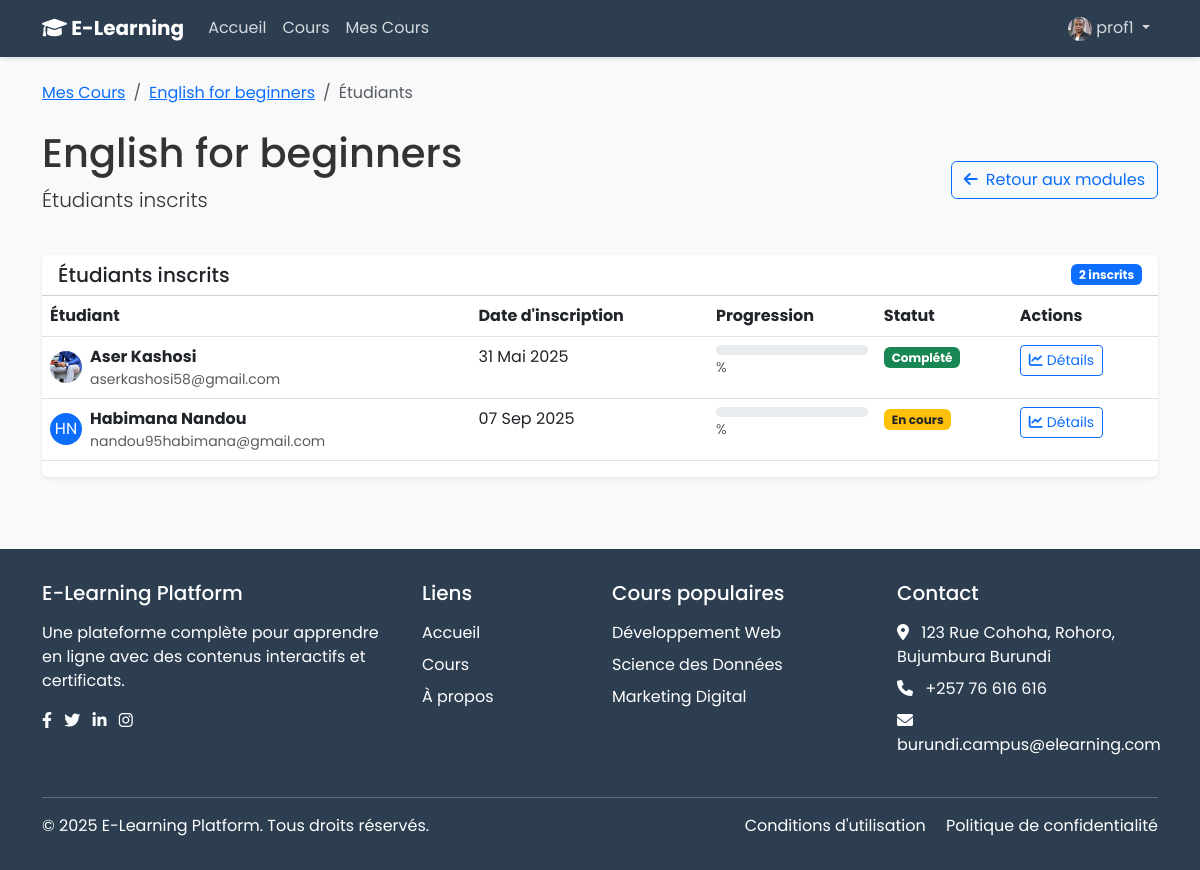
Screenshot of /courses/instructor/course/english-for-beginners/students/ (signed in) with the database file from the repository.
### accounts/models.py (models this page shows, shortened)
class User(AbstractUser):
    is_student = models.BooleanField(default=False)
    is_instructor = models.BooleanField(default=False)
    bio = models.TextField(blank=True)
    profile_picture = models.ImageField(upload_to='profile_pics/', blank=True, null=True)

### courses/models.py (models this page shows, shortened)
class Course(models.Model):
    STATUS_CHOICES = (
        ('draft', 'Brouillon'),
        ('published', 'Publié'),
        ('archived', 'Archivé'),
    )
    LEVEL_CHOICES = (
        ('beginner', 'Débutant'),
        ('intermediate', 'Intermédiaire'),
        ('advanced', 'Avancé'),
    )
    title = models.CharField(max_length=200)
    slug = models.SlugField(max_length=200, unique=True)
    overview = models.TextField()
    created = models.DateTimeField(auto_now_add=True)
    updated = models.DateTimeField(auto_now=True)
    status = models.CharField(max_length=10, choices=STATUS_CHOICES, default='draft')
    category = models.ForeignKey(Category, related_name='courses', on_delete=models.CASCADE)
    instructor = models.ForeignKey(User, related_name='courses_created', on_delete=models.CASCADE)
    students = models.ManyToManyField(User, related_name='courses_enrolled', blank=True)
    level = models.CharField(max_length=15, choices=LEVEL_CHOICES, default='beginner')
    thumbnail = models.ImageField(upload_to='course_thumbnails/', blank=True, null=True)
    price = models.DecimalField(max_digits=10, decimal_places=2, default=0.00)
    discount_price = models.DecimalField(max_digits=10, decimal_places=2, blank=True, null=True)
    requirements = models.TextField(blank=True, help_text="Connaissances préalables nécessaires pour ce cours")
    objectives = models.TextField(blank=True, help_text="Objectifs d'apprentissage pour ce cours")
    duration = models.PositiveIntegerField(default=0, help_text="Durée estimée du cours en heures")
    class Meta:
        ordering = ['-created']

class Enrollment(models.Model):
    student = models.ForeignKey(User, related_name='enrollments', on_delete=models.CASCADE)
    course = models.ForeignKey(Course, related_name='enrollments', on_delete=models.CASCADE)
    enrolled_at = models.DateTimeField(auto_now_add=True)
    completed = models.BooleanField(default=False)
    class Meta:
        unique_together = ['student', 'course']

### courses/views.py (the view)
# urls.py: path('instructor/course/<slug:slug>/students/', views.course_students, name='course_students'),
@login_required
def course_students(request, slug):
    if not request.user.is_instructor:
        return HttpResponseForbidden("Vous n'avez pas l'autorisation d'accéder à cette page.")
    course = get_object_or_404(Course, slug=slug, instructor=request.user)
    enrollments = course.enrollments.all()
    return render(request, 'courses/instructor/course_students.html', {
        'course': course,
        'enrollments': enrollments
    })

### templates/courses/instructor/course_students.html (shortened to what this page needs)
{% extends 'base.html' %}
{% block content %}
<div class="container py-4">
    <nav aria-label="breadcrumb" class="mb-4">
        <ol class="breadcrumb">
            <li class="breadcrumb-item"><a href="{% url 'courses:instructor_courses' %}">Mes Cours</a></li>
            <li class="breadcrumb-item"><a href="{% url 'courses:course_modules' course.slug %}">{{ course.title }}</a></li>
            <li class="breadcrumb-item active">Étudiants</li>
        </ol>
    </nav>
    <div class="row mb-4">
        <div class="col-md-8">
            <h1>{{ course.title }}</h1>
            <p class="lead">Étudiants inscrits</p>
        </div>
        <div class="col-md-4 d-flex justify-content-end align-items-center">
            <a href="{% url 'courses:course_modules' course.slug %}" class="btn btn-outline-primary">
                <i class="fas fa-arrow-left me-2"></i>Retour aux modules
            </a>
        </div>
    </div>
    <div class="card shadow-sm">
        <div class="card-header bg-white d-flex justify-content-between align-items-center">
            <h5 class="mb-0">Étudiants inscrits</h5>
            <span class="badge bg-primary">{{ enrollments|length }} inscrits</span>
        </div>
        <div class="card-body p-0">
            {% if enrollments %}
                <div class="table-responsive">
                    <table class="table table-hover">
                        <thead>
                            <tr>
                                <th>Étudiant</th>
                                <th>Date d'inscription</th>
                                <th>Progression</th>
                                <th>Statut</th>
                                <th>Actions</th>
                            </tr>
                        </thead>
                        <tbody>
                            {% for enrollment in enrollments %}
                                <tr>
                                    <td>
                                        <div class="d-flex align-items-center">
                                            {% if enrollment.student.profile_picture %}
                                                <img src="{{ enrollment.student.profile_picture.url }}" alt="{{ enrollment.student.username }}" class="rounded-circle me-2" style="width: 32px; height: 32px; object-fit: cover;">
                                            {% else %}
                                                <div class="rounded-circle bg-primary d-flex align-items-center justify-content-center me-2" style="width: 32px; height: 32px;">
                                                    <span class="text-white">{{ enrollment.student.first_name|first }}{{ enrollment.student.last_name|first }}</span>
                                                </div>
                                            {% endif %}
                                            <div>
                                                <strong>{{ enrollment.student.first_name }} {{ enrollment.student.last_name }}</strong>
                                                <div class="text-muted small">{{ enrollment.student.email }}</div>
                                            </div>
                                        </div>
                                    </td>
                                    <td>{{ enrollment.enrolled_at|date:"d M Y" }}</td>
                                    <td>
                                        <div class="progress" style="height: 10px;">
                                        </div>
                                        <span class="small text-muted">{{ enrollment.progress_percentage }}%</span>
                                    </td>
                                    <td>
                                        {% if enrollment.completed %}
                                            <span class="badge bg-success">Complété</span>
                                        {% else %}
                                            <span class="badge bg-warning text-dark">En cours</span>
                                        {% endif %}
                                    </td>
                                    <td>
                                        <a href="{% url 'courses:student_progress' course.slug enrollment.student.id %}" class="btn btn-sm btn-outline-primary">
                                            <i class="fas fa-chart-line me-1"></i>Détails
                                        </a>
                                    </td>
                                </tr>
                            {% endfor %}
                        </tbody>
                    </table>
                </div>
            {% else %}
                <div class="text-center py-4">
                    <i class="fas fa-users text-muted mb-3" style="font-size: 3rem;"></i>
                    <p class="lead">Aucun étudiant n'est inscrit à ce cours pour le moment.</p>
                </div>
            {% endif %}
        </div>
    </div>
</div>
{% endblock %}

### templates/base.html (shortened to what this page needs)
<!DOCTYPE html>
<html lang="fr">
<head>
    <link href="https://cdn.jsdelivr.net/npm/bootstrap@5.3.0/dist/css/bootstrap.min.css" rel="stylesheet">
    <link href="https://cdnjs.cloudflare.com/ajax/libs/font-awesome/6.0.0-beta3/css/all.min.css" rel="stylesheet">
</head>
<body>
    <nav class="navbar navbar-expand-lg navbar-dark">
        <div class="container">
            <a class="navbar-brand" href="{% url 'home' %}">
                <i class="fas fa-graduation-cap"></i> E-Learning
            </a>
            <div class="collapse navbar-collapse" id="navbarNav">
                <ul class="navbar-nav me-auto">
                    <li class="nav-item">
                        <a class="nav-link" href="{% url 'home' %}">Accueil</a>
                    </li>
                    <li class="nav-item">
                        <a class="nav-link" href="{% url 'courses:course_list' %}">Cours</a>
                    </li>
                    {% if user.is_authenticated and user.is_instructor %}
                    <li class="nav-item">
                        <a class="nav-link" href="{% url 'courses:instructor_courses' %}">Mes Cours</a>
                    </li>
                    {% endif %}
                </ul>
                <ul class="navbar-nav">
                    {% if user.is_authenticated %}
                    <li class="nav-item dropdown">
                        <a class="nav-link dropdown-toggle" href="#" id="navbarDropdown" role="button" data-bs-toggle="dropdown">
                            {% if user.profile_picture %}
                            <img src="{{ user.profile_picture.url }}" alt="{{ user.username }}" class="rounded-circle" width="24" height="24">
                            {% else %}
                            <i class="fas fa-user-circle"></i>
                            {% endif %}
                            {{ user.username }}
                        </a>
                    </li>
                    {% endif %}
                </ul>
            </div>
        </div>
    </nav>
    <main>
        {% block content %}{% endblock %}
    </main>
    <footer class="footer mt-5">
        <div class="container">
            <div class="row">
                <div class="col-md-4 mb-4 mb-md-0">
                    <h5 class="mb-3">E-Learning Platform</h5>
                    <p class="mb-3">Une plateforme complète pour apprendre en ligne avec des contenus interactifs et certificats.</p>
                    <div class="social-icons">
                        <a href="#" class="text-white me-2"><i class="fab fa-facebook-f"></i></a>
                        <a href="#" class="text-white me-2"><i class="fab fa-twitter"></i></a>
                        <a href="#" class="text-white me-2"><i class="fab fa-linkedin-in"></i></a>
                        <a href="#" class="text-white"><i class="fab fa-instagram"></i></a>
                    </div>
                </div>
                <div class="col-md-2 mb-4 mb-md-0">
                    <h5 class="mb-3">Liens</h5>
                    <ul class="list-unstyled">
                        <li class="mb-2"><a href="{% url 'home' %}" class="text-white text-decoration-none">Accueil</a></li>
                        <li class="mb-2"><a href="{% url 'courses:course_list' %}" class="text-white text-decoration-none">Cours</a></li>
                        <li><a href="#" class="text-white text-decoration-none">À propos</a></li>
                    </ul>
                </div>
                <div class="col-md-3 mb-4 mb-md-0">
                    <h5 class="mb-3">Cours populaires</h5>
                    <ul class="list-unstyled">
                        <li class="mb-2"><a href="#" class="text-white text-decoration-none">Développement Web</a></li>
                        <li class="mb-2"><a href="#" class="text-white text-decoration-none">Science des Données</a></li>
                        <li><a href="#" class="text-white text-decoration-none">Marketing Digital</a></li>
                    </ul>
                </div>
                <div class="col-md-3">
                    <h5 class="mb-3">Contact</h5>
                    <ul class="list-unstyled">
                        <li class="mb-2"><i class="fas fa-map-marker-alt me-2"></i> 123 Rue Cohoha, Rohoro, Bujumbura Burundi</li>
                        <li class="mb-2"><i class="fas fa-phone me-2"></i> +257 76 616 616</li>
                        <li><i class="fas fa-envelope me-2"></i> burundi.campus@elearning.com</li>
                    </ul>
                </div>
            </div>
            <hr class="mt-4 border-light">
            <div class="row">
                <div class="col-md-6 text-md-start text-center">
                    <p class="mb-0">&copy; 2025 E-Learning Platform. Tous droits réservés.</p>
                </div>
                <div class="col-md-6 text-md-end text-center">
                    <p class="mb-0">
                        <a href="#" class="text-white text-decoration-none me-3">Conditions d'utilisation</a>
                        <a href="#" class="text-white text-decoration-none">Politique de confidentialité</a>
                    </p>
                </div>
            </div>
        </div>
    </footer>
</body>
</html>

### templates/base.html (style rules this page uses)
:root { --primary-color: #2c3e50; --secondary-color: #3498db; --accent-color: #e74c3c; --bg-light: #f8f9fa; --text-color: #333; }
body { font-family: 'Poppins', sans-serif; background-color: var(--bg-light); color: var(--text-color); }
.navbar { background-color: var(--primary-color); box-shadow: 0 2px 4px rgba(0, 0, 0, 0.1); }
.navbar-brand { font-weight: 700; color: white; }
.nav-link { color: rgba(255, 255, 255, 0.8); transition: color 0.3s; }
.card { border: none; box-shadow: 0 5px 15px rgba(0, 0, 0, 0.05); transition: transform 0.3s; }
.footer { background-color: var(--primary-color); color: white; padding: 2rem 0; }

### rows the page displays
User: profile_picture (picture), username "prof1"
Course: title "English for beginners"
Enrollment: student.profile_picture (picture), student.first_name "Aser", student.last_name "Kashosi", student.email "aserkashosi58@gmail.com", enrolled_at "31 Mai 2025", completed "Complété"
Enrollment: student.first_name|first "H", student.last_name|first "N", student.first_name "Habimana", student.last_name "Nandou", student.email "nandou95habimana@gmail.com", enrolled_at "07 Sep 2025", completed "En cours"

### other values shown
{{ enrollments|length }} "2"
